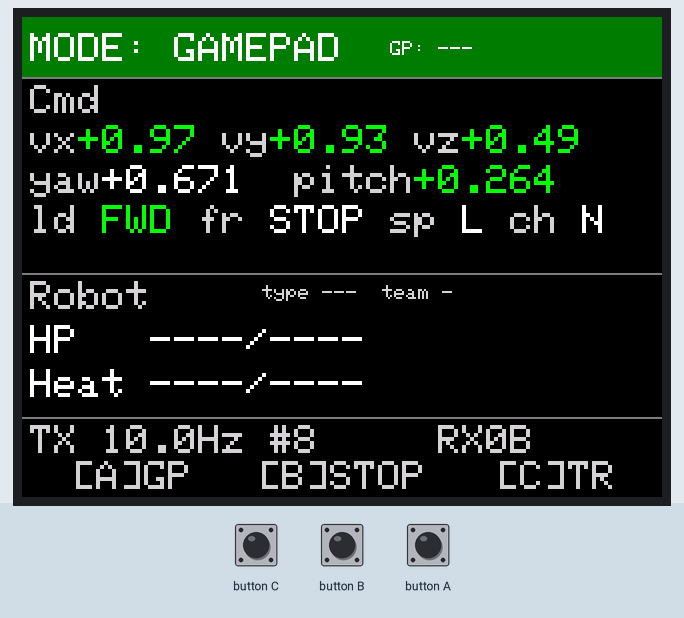
Recording of a program running on a simulated ESP32. On the bench: 320×240 colour display. Inputs (shaded band) come from the test bench.

Above: at 1.5 s.
1.6 s: button C pressed for 0.15 s
At 3.49 s:
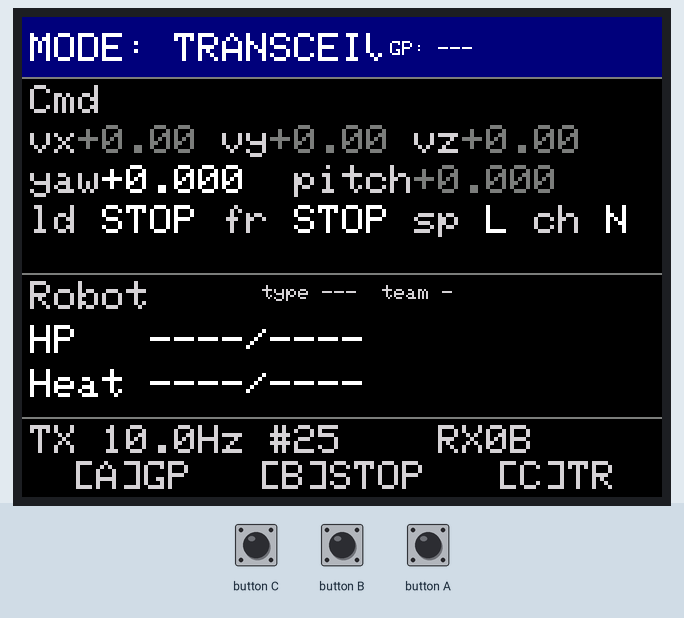
3.5 s: button A pressed for 0.15 s
At 4.08 s:
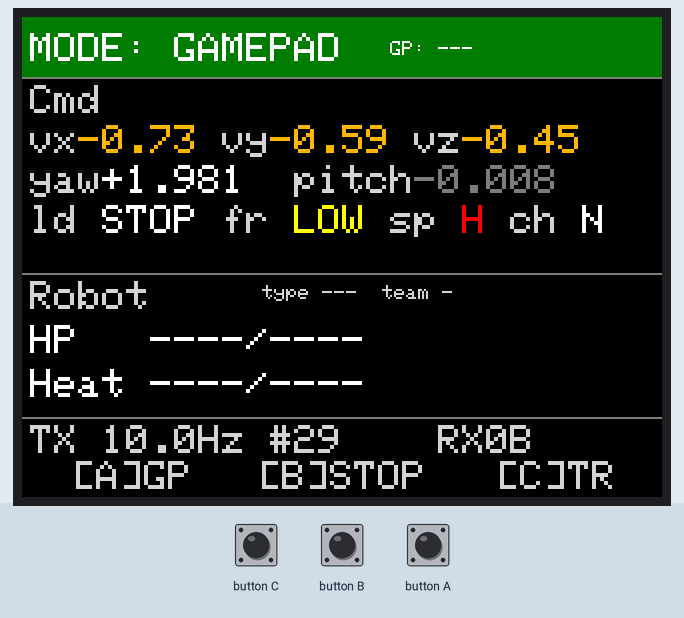
5.5 s: button B pressed for 0.15 s
At 5.67 s:
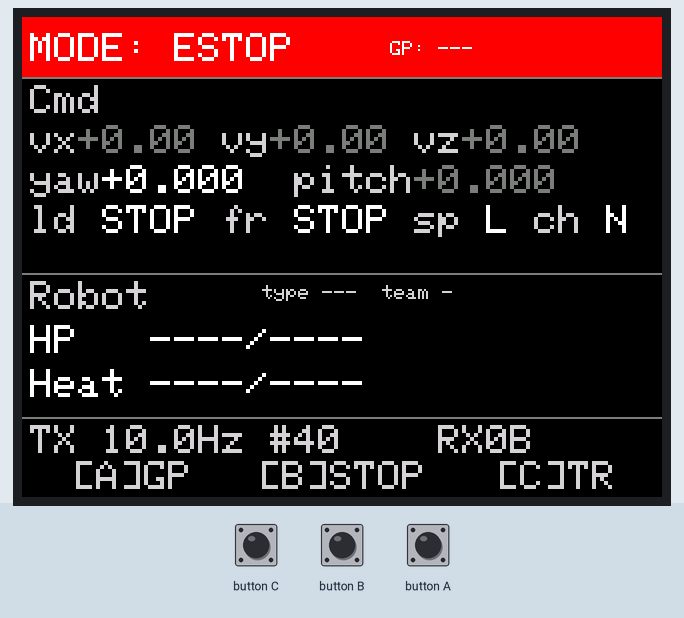
7.4 s: button C pressed for 1 s
At 7.51 s:
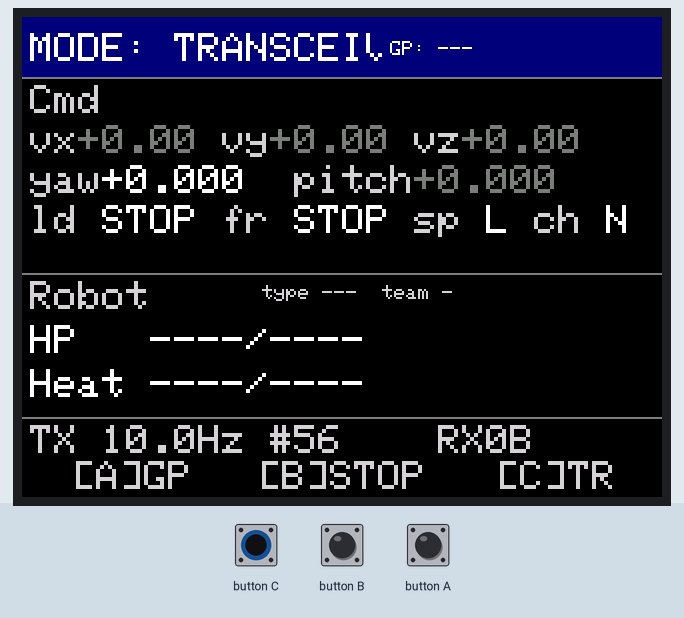
9.9 s: button B pressed for 1 s
At 10.02 s:
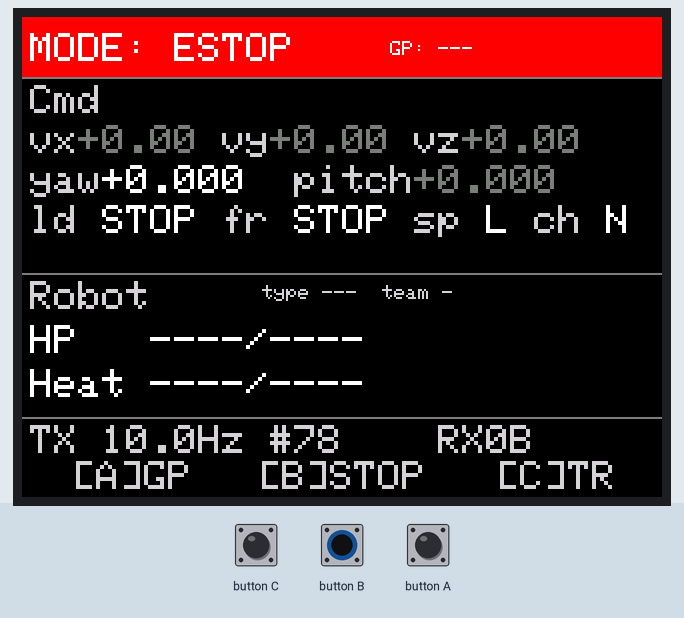
12.4 s: button A pressed for 1 s
At 13.03 s:
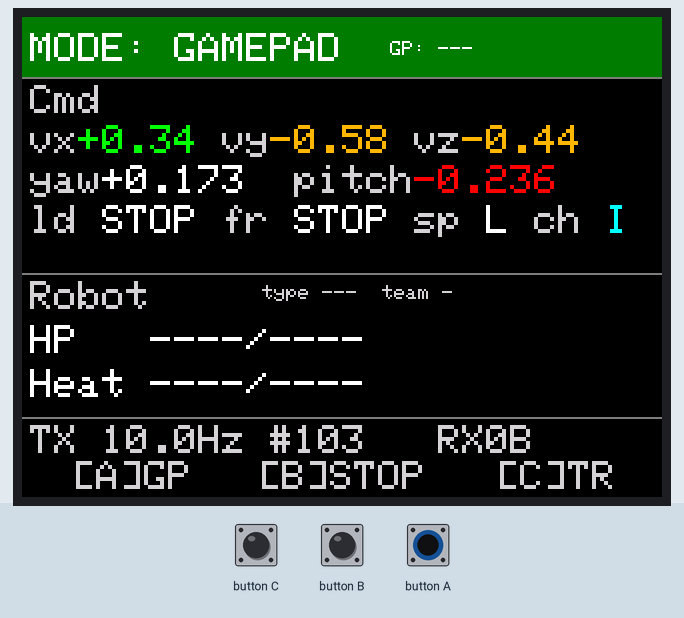

Measured:
- after the input at 1.6 s, the display: first changes after 0.10 s (image 1 shows a later state)
- after the input at 3.5 s, the display: first changes after 0.08 s (image 2 shows a later state)
- after the input at 5.5 s, the display: changes after 0.12 s (image 3)

The program:

main.cpp
```cpp
#include <M5Stack.h>

#include <cmath>

#include "lcd_view.hpp"
#include "state.hpp"

static State g_state;

void setup()
{
  M5.begin();
  lcd_init();
  lcd_draw(g_state);
}

void loop()
{
  M5.update();

  if (M5.BtnA.wasPressed()) g_state.mode = Mode::GAMEPAD;
  if (M5.BtnB.wasPressed()) g_state.mode = Mode::ESTOP;
  if (M5.BtnC.wasPressed()) g_state.mode = Mode::TRANSCEIVER;

  const float t = millis() / 1000.0f;

  if (g_state.mode == Mode::GAMEPAD) {
    g_state.cmd.vx = std::sin(t);
    g_state.cmd.vy = std::sin(t * 0.7f + 1.0f);
    g_state.cmd.vz = 0.5f * std::sin(t * 1.3f);
    g_state.cmd.yaw = std::fmod(t * 0.5f, 2.0f * 3.14159265f);
    g_state.cmd.pitch = 0.3f * std::sin(t * 0.8f);

    const uint32_t sec = static_cast<uint32_t>(t);
    g_state.cmd.load = static_cast<uint8_t>(sec % 3);
    g_state.cmd.fire = static_cast<uint8_t>((sec / 2) % 3);
    g_state.cmd.speed = static_cast<uint8_t>((sec / 3) % 2);
    g_state.cmd.chassis = static_cast<uint8_t>((sec / 4) % 2);
  } else {
    g_state.cmd = Command{};
  }

  g_state.comms.tx_count++;
  g_state.comms.tx_hz = 10.0f;

  lcd_draw(g_state);
  delay(100);
}
```

labels.hpp
```cpp
#pragma once

#include <cstdint>

#include "state.hpp"

inline const char *mode_label(Mode m)
{
  switch (m) {
    case Mode::GAMEPAD:     return "GAMEPAD";
    case Mode::TRANSCEIVER: return "TRANSCEIVER";
    case Mode::ESTOP:       return "ESTOP";
  }
  return "?";
}

inline const char *load_label(uint8_t v)
{
  switch (v) {
    case 0: return "STOP";
    case 1: return "FWD";
    case 2: return "REV";
  }
  return "?";
}

inline const char *fire_label(uint8_t v)
{
  switch (v) {
    case 0: return "STOP";
    case 1: return "LOW";
    case 2: return "HIGH";
  }
  return "?";
}

inline const char *speed_label(uint8_t v)
{
  switch (v) {
    case 0: return "LOW";
    case 1: return "HIGH";
  }
  return "?";
}

inline const char *chassis_label(uint8_t v)
{
  switch (v) {
    case 0: return "NORM";
    case 1: return "INF";
  }
  return "?";
}

inline const char *type_label(uint8_t type, bool present)
{
  if (!present) return "---";
  switch (type) {
    case 0: return "TANK";
    case 1: return "ASSL";
    case 2: return "MARK";
  }
  return "?";
}

inline const char *team_label(uint8_t team, bool present)
{
  if (!present) return "-";
  switch (team) {
    case 0: return "A";
    case 1: return "B";
  }
  return "?";
}
```

state.hpp
```cpp
#pragma once

#include <cstdint>

enum class Mode : uint8_t { GAMEPAD, TRANSCEIVER, ESTOP };

struct Command
{
  float vx = 0, vy = 0, vz = 0;
  float yaw = 0, pitch = 0;
  uint8_t load = 0, fire = 0;
  uint8_t speed = 0, chassis = 0;
};

struct GamepadStatus
{
  bool connected = false;
  char name[24] = {};
  uint32_t update_ms = 0;
};

struct RobotStatus
{
  bool present = false;
  uint8_t type = 0;
  uint8_t team = 0;
  uint8_t projectile_speed_max = 0;
  uint16_t max_hp = 0, hp = 0;
  uint16_t max_heat = 0, heat = 0;
};

struct Comms
{
  uint32_t tx_count = 0;
  float tx_hz = 0;
  uint32_t rx1_bytes = 0;
  uint32_t rx1_frames = 0;
};

struct State
{
  Mode mode = Mode::GAMEPAD;
  Command cmd;
  GamepadStatus gp;
  RobotStatus robot;
  Comms comms;
};
```

lcd_view.hpp
```cpp
#pragma once

#include <M5Stack.h>

#include <cmath>
#include <cstdio>
#include <cstring>

#include "labels.hpp"
#include "state.hpp"

namespace lcd_view_detail
{

inline uint16_t mode_color(Mode m)
{
  switch (m) {
    case Mode::GAMEPAD:     return TFT_DARKGREEN;
    case Mode::TRANSCEIVER: return TFT_NAVY;
    case Mode::ESTOP:       return TFT_RED;
  }
  return TFT_BLACK;
}

inline uint16_t load_color(uint8_t v)
{
  switch (v) {
    case 1: return TFT_GREEN;   // FWD
    case 2: return TFT_ORANGE;  // REV
  }
  return TFT_WHITE;  // STOP / unknown
}

inline uint16_t fire_color(uint8_t v)
{
  switch (v) {
    case 1: return TFT_YELLOW;  // LOW
    case 2: return TFT_RED;     // HIGH
  }
  return TFT_WHITE;  // STOP / unknown
}

inline uint16_t speed_color(uint8_t v)
{
  return v == 1 ? TFT_RED : TFT_WHITE;  // HIGH red, LOW white
}

inline uint16_t chassis_color(uint8_t v)
{
  return v == 1 ? TFT_CYAN : TFT_WHITE;  // INF cyan, NORM white
}

inline uint16_t velocity_color(float v)
{
  if (std::fabs(v) < 0.05f) return TFT_DARKGREY;
  return v > 0 ? TFT_GREEN : TFT_ORANGE;
}

inline uint16_t pitch_color(float p)
{
  constexpr float lo = -3.14159265f / 12.0f;  // -15°
  constexpr float hi =  3.14159265f /  6.0f;  // +30°
  if (p <= lo * 0.9f || p >= hi * 0.9f) return TFT_RED;
  if (std::fabs(p) < 0.02f) return TFT_DARKGREY;
  return p > 0 ? TFT_GREEN : TFT_ORANGE;
}

struct Prev
{
  bool initialized = false;
  Mode mode = Mode::ESTOP;
  bool gp_connected = false;
  char gp_name[24] = {};
  float vx = 0, vy = 0, vz = 0, yaw = 0, pitch = 0;
  uint8_t load = 0, fire = 0, speed = 0, chassis = 0;
  bool robot_present = false;
  uint8_t robot_type = 0, robot_team = 0;
  uint16_t hp = 0, max_hp = 0, heat = 0, max_heat = 0;
  float tx_hz = 0;
  uint32_t tx_count = 0, rx1_bytes = 0, rx1_frames = 0;
};

inline Prev &prev()
{
  static Prev p;
  return p;
}

}  // namespace lcd_view_detail

inline void lcd_init()
{
  M5.Lcd.fillScreen(TFT_BLACK);

  M5.Lcd.setTextSize(2);
  M5.Lcd.setTextColor(TFT_LIGHTGREY, TFT_BLACK);
  M5.Lcd.setCursor(4, 34);
  M5.Lcd.print("Cmd");
  M5.Lcd.setCursor(4, 132);
  M5.Lcd.print("Robot");

  M5.Lcd.drawFastHLine(0, 30, 320, TFT_DARKGREY);
  M5.Lcd.drawFastHLine(0, 128, 320, TFT_DARKGREY);
  M5.Lcd.drawFastHLine(0, 200, 320, TFT_DARKGREY);

  M5.Lcd.setTextSize(2);
  M5.Lcd.setTextColor(TFT_LIGHTGREY, TFT_BLACK);
  M5.Lcd.setCursor(25, 222);
  M5.Lcd.print("[A]GP");
  M5.Lcd.setCursor(118, 222);
  M5.Lcd.print("[B]STOP");
  M5.Lcd.setCursor(237, 222);
  M5.Lcd.print("[C]TR");

  lcd_view_detail::prev().initialized = false;
}

inline void lcd_draw(const State &s)
{
  using namespace lcd_view_detail;
  auto &p = prev();
  const bool force = !p.initialized;

  if (force || p.mode != s.mode) {
    const uint16_t bg = mode_color(s.mode);
    M5.Lcd.fillRect(0, 0, 320, 30, bg);
    M5.Lcd.setTextColor(TFT_WHITE, bg);
    M5.Lcd.setTextSize(2);
    M5.Lcd.setCursor(4, 8);
    M5.Lcd.printf("MODE: %s", mode_label(s.mode));
    p.mode = s.mode;
    p.gp_name[0] = '\xff';
  }

  if (force || p.gp_connected != s.gp.connected ||
      strncmp(p.gp_name, s.gp.name, sizeof(p.gp_name)) != 0)
  {
    const uint16_t bg = mode_color(s.mode);
    M5.Lcd.fillRect(180, 4, 140, 24, bg);
    M5.Lcd.setTextColor(TFT_WHITE, bg);
    M5.Lcd.setTextSize(1);
    M5.Lcd.setCursor(184, 12);
    M5.Lcd.printf("GP: %s", s.gp.connected ? s.gp.name : "---");
    p.gp_connected = s.gp.connected;
    std::strncpy(p.gp_name, s.gp.name, sizeof(p.gp_name) - 1);
    p.gp_name[sizeof(p.gp_name) - 1] = '\0';
  }

  M5.Lcd.setTextSize(2);

  if (force || p.vx != s.cmd.vx || p.vy != s.cmd.vy || p.vz != s.cmd.vz) {
    M5.Lcd.fillRect(4, 54, 316, 16, TFT_BLACK);
    M5.Lcd.setCursor(4, 54);

    M5.Lcd.setTextColor(TFT_LIGHTGREY, TFT_BLACK);
    M5.Lcd.print("vx");
    M5.Lcd.setTextColor(velocity_color(s.cmd.vx), TFT_BLACK);
    M5.Lcd.printf("%+5.2f", s.cmd.vx);

    M5.Lcd.setTextColor(TFT_LIGHTGREY, TFT_BLACK);
    M5.Lcd.print(" vy");
    M5.Lcd.setTextColor(velocity_color(s.cmd.vy), TFT_BLACK);
    M5.Lcd.printf("%+5.2f", s.cmd.vy);

    M5.Lcd.setTextColor(TFT_LIGHTGREY, TFT_BLACK);
    M5.Lcd.print(" vz");
    M5.Lcd.setTextColor(velocity_color(s.cmd.vz), TFT_BLACK);
    M5.Lcd.printf("%+5.2f", s.cmd.vz);

    p.vx = s.cmd.vx;
    p.vy = s.cmd.vy;
    p.vz = s.cmd.vz;
  }

  if (force || p.yaw != s.cmd.yaw || p.pitch != s.cmd.pitch) {
    M5.Lcd.fillRect(4, 74, 316, 16, TFT_BLACK);
    M5.Lcd.setCursor(4, 74);

    M5.Lcd.setTextColor(TFT_LIGHTGREY, TFT_BLACK);
    M5.Lcd.print("yaw");
    M5.Lcd.setTextColor(TFT_WHITE, TFT_BLACK);
    M5.Lcd.printf("%+6.3f", s.cmd.yaw);

    M5.Lcd.setTextColor(TFT_LIGHTGREY, TFT_BLACK);
    M5.Lcd.print("  pitch");
    M5.Lcd.setTextColor(pitch_color(s.cmd.pitch), TFT_BLACK);
    M5.Lcd.printf("%+6.3f", s.cmd.pitch);

    p.yaw = s.cmd.yaw;
    p.pitch = s.cmd.pitch;
  }

  if (force || p.load != s.cmd.load || p.fire != s.cmd.fire ||
      p.speed != s.cmd.speed || p.chassis != s.cmd.chassis)
  {
    M5.Lcd.setTextSize(2);
    M5.Lcd.fillRect(4, 94, 316, 16, TFT_BLACK);
    M5.Lcd.setCursor(4, 94);

    M5.Lcd.setTextColor(TFT_LIGHTGREY, TFT_BLACK);
    M5.Lcd.print("ld ");
    M5.Lcd.setTextColor(load_color(s.cmd.load), TFT_BLACK);
    M5.Lcd.print(load_label(s.cmd.load));

    M5.Lcd.setTextColor(TFT_LIGHTGREY, TFT_BLACK);
    M5.Lcd.print(" fr ");
    M5.Lcd.setTextColor(fire_color(s.cmd.fire), TFT_BLACK);
    M5.Lcd.print(fire_label(s.cmd.fire));

    M5.Lcd.setTextColor(TFT_LIGHTGREY, TFT_BLACK);
    M5.Lcd.print(" sp ");
    M5.Lcd.setTextColor(speed_color(s.cmd.speed), TFT_BLACK);
    M5.Lcd.print(speed_label(s.cmd.speed)[0]);

    M5.Lcd.setTextColor(TFT_LIGHTGREY, TFT_BLACK);
    M5.Lcd.print(" ch ");
    M5.Lcd.setTextColor(chassis_color(s.cmd.chassis), TFT_BLACK);
    M5.Lcd.print(chassis_label(s.cmd.chassis)[0]);

    p.load = s.cmd.load;
    p.fire = s.cmd.fire;
    p.speed = s.cmd.speed;
    p.chassis = s.cmd.chassis;
  }

  M5.Lcd.setTextSize(1);
  M5.Lcd.setTextColor(TFT_LIGHTGREY, TFT_BLACK);

  if (force || p.robot_present != s.robot.present ||
      p.robot_type != s.robot.type || p.robot_team != s.robot.team)
  {
    M5.Lcd.fillRect(120, 134, 200, 10, TFT_BLACK);
    M5.Lcd.setCursor(120, 134);
    M5.Lcd.printf("type %s  team %s",
                  type_label(s.robot.type, s.robot.present),
                  team_label(s.robot.team, s.robot.present));
    p.robot_present = s.robot.present;
    p.robot_type = s.robot.type;
    p.robot_team = s.robot.team;
  }

  M5.Lcd.setTextSize(2);
  M5.Lcd.setTextColor(TFT_WHITE, TFT_BLACK);

  if (force || p.hp != s.robot.hp || p.max_hp != s.robot.max_hp) {
    M5.Lcd.fillRect(4, 154, 316, 16, TFT_BLACK);
    M5.Lcd.setCursor(4, 154);
    if (s.robot.present) {
      M5.Lcd.printf("HP   %4u/%4u", s.robot.hp, s.robot.max_hp);
    } else {
      M5.Lcd.printf("HP   ----/----");
    }
    p.hp = s.robot.hp;
    p.max_hp = s.robot.max_hp;
  }

  if (force || p.heat != s.robot.heat || p.max_heat != s.robot.max_heat) {
    M5.Lcd.fillRect(4, 176, 316, 16, TFT_BLACK);
    M5.Lcd.setCursor(4, 176);
    if (s.robot.present) {
      M5.Lcd.printf("Heat %4u/%4u", s.robot.heat, s.robot.max_heat);
    } else {
      M5.Lcd.printf("Heat ----/----");
    }
    p.heat = s.robot.heat;
    p.max_heat = s.robot.max_heat;
  }

  if (force || p.tx_hz != s.comms.tx_hz || p.tx_count != s.comms.tx_count ||
      p.rx1_bytes != s.comms.rx1_bytes)
  {
    M5.Lcd.setTextSize(2);
    M5.Lcd.setTextColor(TFT_LIGHTGREY, TFT_BLACK);
    M5.Lcd.fillRect(4, 204, 316, 16, TFT_BLACK);
    M5.Lcd.setCursor(4, 204);
    M5.Lcd.printf("TX%5.1fHz #%-5lu RX%luB",
                  s.comms.tx_hz,
                  static_cast<unsigned long>(s.comms.tx_count),
                  static_cast<unsigned long>(s.comms.rx1_bytes));
    p.tx_hz = s.comms.tx_hz;
    p.tx_count = s.comms.tx_count;
    p.rx1_bytes = s.comms.rx1_bytes;
    p.rx1_frames = s.comms.rx1_frames;
  }

  p.initialized = true;
}
```
